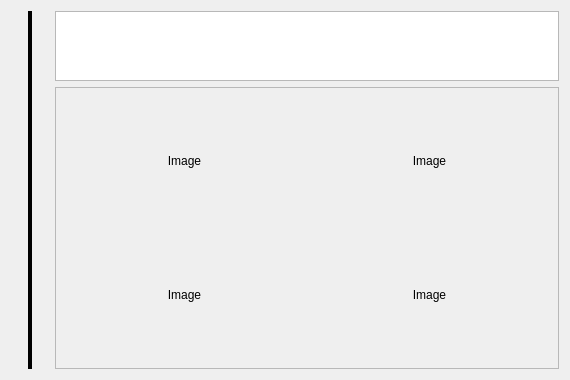
<?xml version="1.0" encoding="UTF-8"?>
<ui version="4.0">
 <class>PulseMessage</class>
 <widget class="QWidget" name="PulseMessage">
  <property name="geometry">
   <rect>
    <x>0</x>
    <y>0</y>
    <width>570</width>
    <height>377</height>
   </rect>
  </property>
  <property name="windowTitle">
   <string>Form</string>
  </property>
  <layout class="QGridLayout" name="gridLayout_2">
   <item row="0" column="0" rowspan="2">
    <widget class="QWidget" name="widget_indent" native="true">
     <property name="enabled">
      <bool>true</bool>
     </property>
     <layout class="QHBoxLayout" name="horizontalLayout">
      <property name="topMargin">
       <number>0</number>
      </property>
      <property name="bottomMargin">
       <number>0</number>
      </property>
      <item>
       <widget class="Line" name="line">
        <property name="minimumSize">
         <size>
          <width>20</width>
          <height>0</height>
         </size>
        </property>
        <property name="frameShadow">
         <enum>QFrame::Plain</enum>
        </property>
        <property name="lineWidth">
         <number>4</number>
        </property>
        <property name="orientation">
         <enum>Qt::Vertical</enum>
        </property>
       </widget>
      </item>
     </layout>
    </widget>
   </item>
   <item row="0" column="1">
    <widget class="QTextBrowser" name="textBrowser">
     <property name="font">
      <font>
       <family>MS Sans Serif</family>
       <pointsize>10</pointsize>
      </font>
     </property>
    </widget>
   </item>
   <item row="1" column="1">
    <widget class="QFrame" name="frame_expand">
     <property name="frameShape">
      <enum>QFrame::StyledPanel</enum>
     </property>
     <property name="frameShadow">
      <enum>QFrame::Raised</enum>
     </property>
     <layout class="QGridLayout" name="gridLayout">
      <item row="0" column="0">
       <widget class="QLabel" name="label_image1">
        <property name="minimumSize">
         <size>
          <width>128</width>
          <height>128</height>
         </size>
        </property>
        <property name="text">
         <string>Image</string>
        </property>
        <property name="alignment">
         <set>Qt::AlignCenter</set>
        </property>
       </widget>
      </item>
      <item row="0" column="1">
       <widget class="QLabel" name="label_image2">
        <property name="minimumSize">
         <size>
          <width>128</width>
          <height>128</height>
         </size>
        </property>
        <property name="text">
         <string>Image</string>
        </property>
        <property name="alignment">
         <set>Qt::AlignCenter</set>
        </property>
       </widget>
      </item>
      <item row="1" column="0">
       <widget class="QLabel" name="label_image3">
        <property name="minimumSize">
         <size>
          <width>128</width>
          <height>128</height>
         </size>
        </property>
        <property name="text">
         <string>Image</string>
        </property>
        <property name="alignment">
         <set>Qt::AlignCenter</set>
        </property>
       </widget>
      </item>
      <item row="1" column="1">
       <widget class="QLabel" name="label_image4">
        <property name="minimumSize">
         <size>
          <width>128</width>
          <height>128</height>
         </size>
        </property>
        <property name="text">
         <string>Image</string>
        </property>
        <property name="alignment">
         <set>Qt::AlignCenter</set>
        </property>
       </widget>
      </item>
     </layout>
    </widget>
   </item>
  </layout>
 </widget>
 <resources/>
 <connections/>
</ui>
